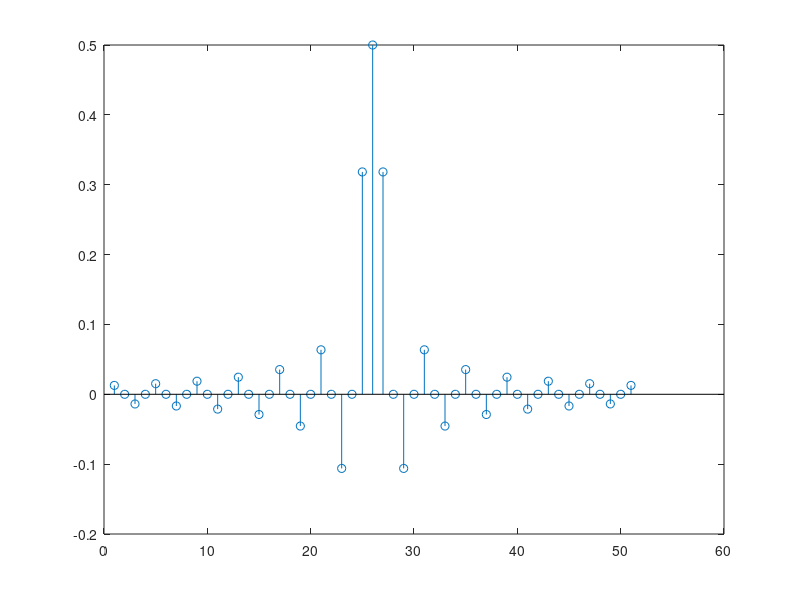
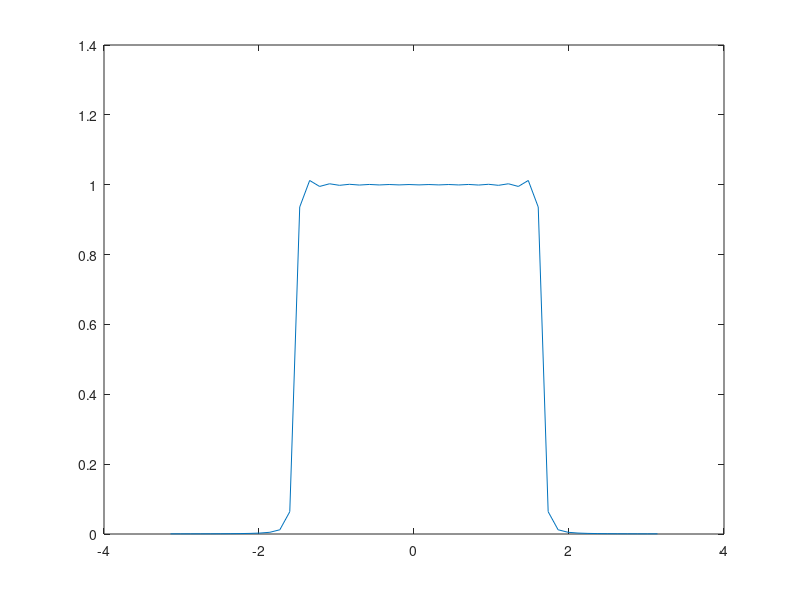

MATLAB code to generate these figures, in order:
clc
clear all
close all

% Parametros
M = 50;
wc = 0.5*pi;
n = 0:M;
nd = M/2;

% RI do filtro PB
h = sin(wc*(n-nd))./(pi*(n-nd));
h(M/2+1) = wc/pi;
stem(h)

% RF do filtro PB
H = fftshift(fft(h,M));
figure,plot(linspace(-pi,pi,length(H)),abs(H))

